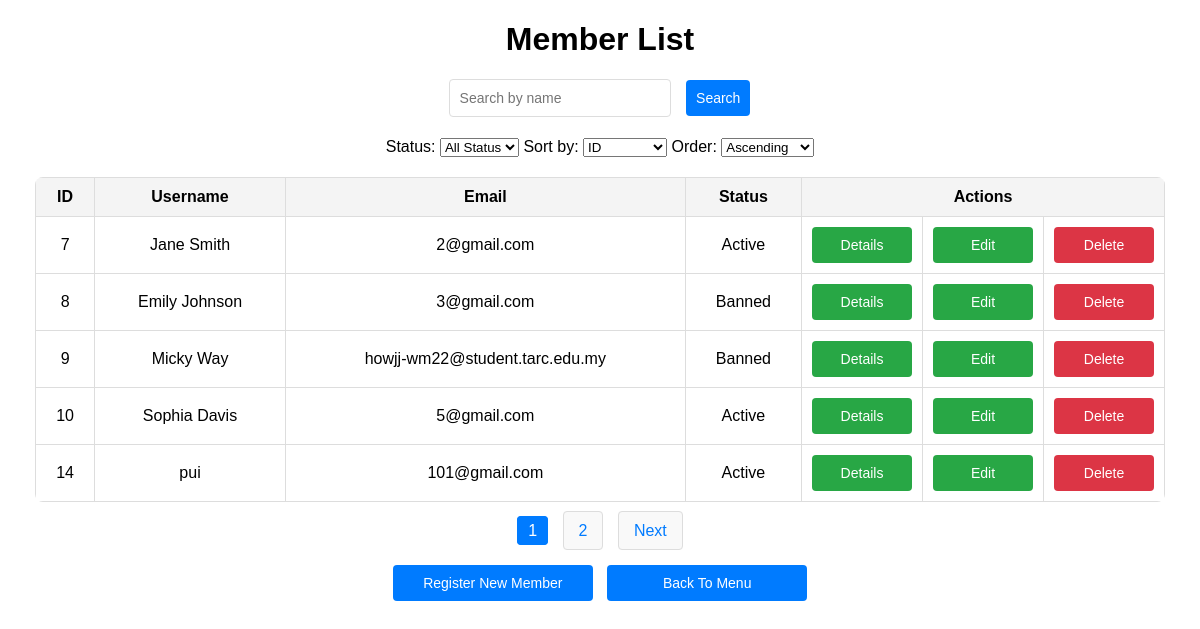
/admin/memberList.php (signed in), run on an earlier commit of the app's database.
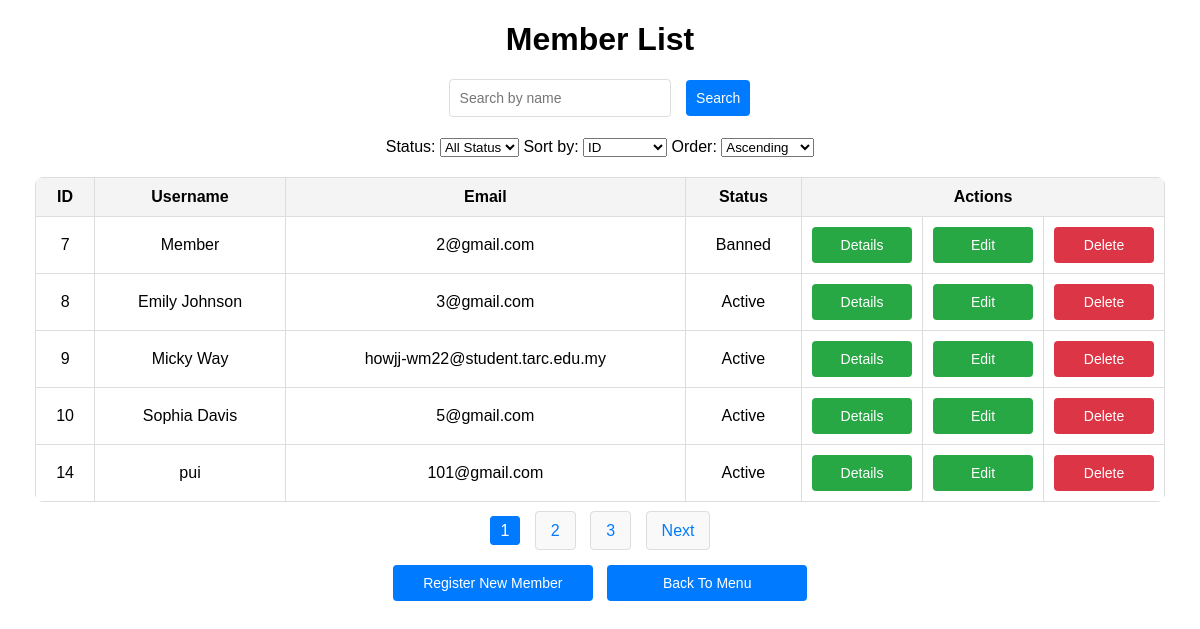
And on a later commit of the database.
### tables this page shows
CREATE TABLE `user` (
  `user_id` int(11) NOT NULL AUTO_INCREMENT,
  `name` varchar(100) NOT NULL,
  `email` varchar(100) NOT NULL,
  `password` varchar(100) NOT NULL,
  `gender` varchar(10) NOT NULL,
  `birthday` date NOT NULL,
  `photo` varchar(100) NOT NULL,
  `role` varchar(100) NOT NULL,
  `status` varchar(20) NOT NULL,
  `failed_attempts` int(11) DEFAULT 0,
  `last_failed_attempt` datetime DEFAULT NULL,
  `banned_until` datetime DEFAULT NULL,
  `last_login_time` datetime DEFAULT NULL,
  `login_count` int(11) DEFAULT 0,
  `last_login_event_time` datetime DEFAULT NULL,
  `deactivated_at` datetime DEFAULT NULL,
  `remember_token` varchar(64) DEFAULT NULL,
  `remember_token_expiry` datetime DEFAULT NULL,
  PRIMARY KEY (`user_id`),
  UNIQUE KEY `email` (`email`)
);

### admin/memberList.php (the view, shortened to what the changed rows need)
<?php
include '../_base.php';
include '../_head.php';
$search_query = isset($_GET['search']) ? trim($_GET['search']) : '';
$page = isset($_GET['page']) ? (int)$_GET['page'] : 1;
$records_per_page = 5;
$offset = ($page - 1) * $records_per_page;
$sort_by = isset($_GET['sort_by']) ? $_GET['sort_by'] : 'user_id';
$sort_order = isset($_GET['sort_order']) ? $_GET['sort_order'] : 'ASC';
$status_filter = isset($_GET['status']) ? $_GET['status'] : '';
$sql = 'SELECT * FROM user WHERE role = ?';
$params = ['Member'];
$stm = $_db->prepare($sql);
$stm->execute($params);
$all_filtered_members = $stm->fetchAll(PDO::FETCH_OBJ);
usort($all_filtered_members, function($a, $b) use ($sort_by, $sort_order) {
    $valueA = $a->$sort_by;
    $valueB = $b->$sort_by;
    if ($sort_order === 'ASC') {
        return $valueA <=> $valueB;
    } else {
        return $valueB <=> $valueA;
    }
});
$members = array_slice($all_filtered_members, $offset, $records_per_page);
$total_records = count($all_filtered_members);
$total_pages = ceil($total_records / $records_per_page);
?>
<!DOCTYPE html>
<html lang="en">
<head>
    <link rel="stylesheet" href="../css/memberList.css">
</head>
<body>
    <div class="container">
        <h1>Member List</h1>
        <?php if ($members): ?>
            <table>
                <thead>
                    <tr>
                        <th>ID</th>
                        <th>Username</th>
                        <th>Email</th>
                        <th>Status</th>
                        <th colspan="3">Actions</th>
                    </tr>
                </thead>
                <tbody>
                    <?php foreach ($members as $member): ?>
                        <tr>
                            <td><?= htmlspecialchars($member->user_id) ?></td>
                            <td><?= htmlspecialchars($member->name) ?></td>
                            <td><?= htmlspecialchars($member->email) ?></td>
                            <td><?= htmlspecialchars($member->status) ?></td>
                            <td class="actions">
                                <a href="memberDetails.php?user_id=<?= $member->user_id ?>&page=<?= $page ?>&search=<?= urlencode($search_query) ?>&sort_by=<?= urlencode($sort_by) ?>&sort_order=<?= urlencode($sort_order) ?>">
                                    <button>Details</button>
                                </a>
                            </td>
                            <td class="actions">
                                <a href="editMember.php?user_id=<?= $member->user_id ?>&page=<?= $page ?>&search=<?= urlencode($search_query) ?>&sort_by=<?= urlencode($sort_by) ?>&sort_order=<?= urlencode($sort_order) ?>">
                                    <button>Edit</button>
                                </a>
                            </td>
                            <td class="delete">
                                <form action="deleteMember.php?user_id=<?= $member->user_id ?>" method="post" style="display:inline;">
                                    <button type="submit" onclick="return confirm('Are you sure you want to delete this member?');">Delete</button>
                                </form>
                            </td>
                        </tr>
                    <?php endforeach; ?>
                </tbody>
            </table>
            <div class="pagination">
                <?php for ($i = 1; $i <= $total_pages; $i++): ?>
                    <?php if ($i == $page): ?>
                        <span class="current-page"><?= $i ?></span>
                    <?php else: ?>
                        <a href="?search=<?= urlencode($search_query) ?>&page=<?= $i ?>&sort_by=<?= urlencode($sort_by) ?>&sort_order=<?= urlencode($sort_order) ?>&status=<?= urlencode($status_filter) ?>"><?= $i ?></a>
                    <?php endif; ?>
                <?php endfor; ?>
                <?php if ($page < $total_pages): ?>
                    <a href="?search=<?= urlencode($search_query) ?>&page=<?= $page + 1 ?>&sort_by=<?= urlencode($sort_by) ?>&sort_order=<?= urlencode($sort_order) ?>&status=<?= urlencode($status_filter) ?>">Next</a>
                <?php endif; ?>
            </div>
        <?php else: ?>
            <p class="no-results">No members found.</p>
        <?php endif; ?>
    </div>
</body>
</html>

What changed in the data, as far as the page shows it:
changed user "2@gmail.com": name "Jane Smith" → "Member"; status "Active" → "Banned"
changed user "Emily Johnson": status "Banned" → "Active"
changed user "Micky Way": status "Banned" → "Active"
Also different on the page:
new list line: "3"
